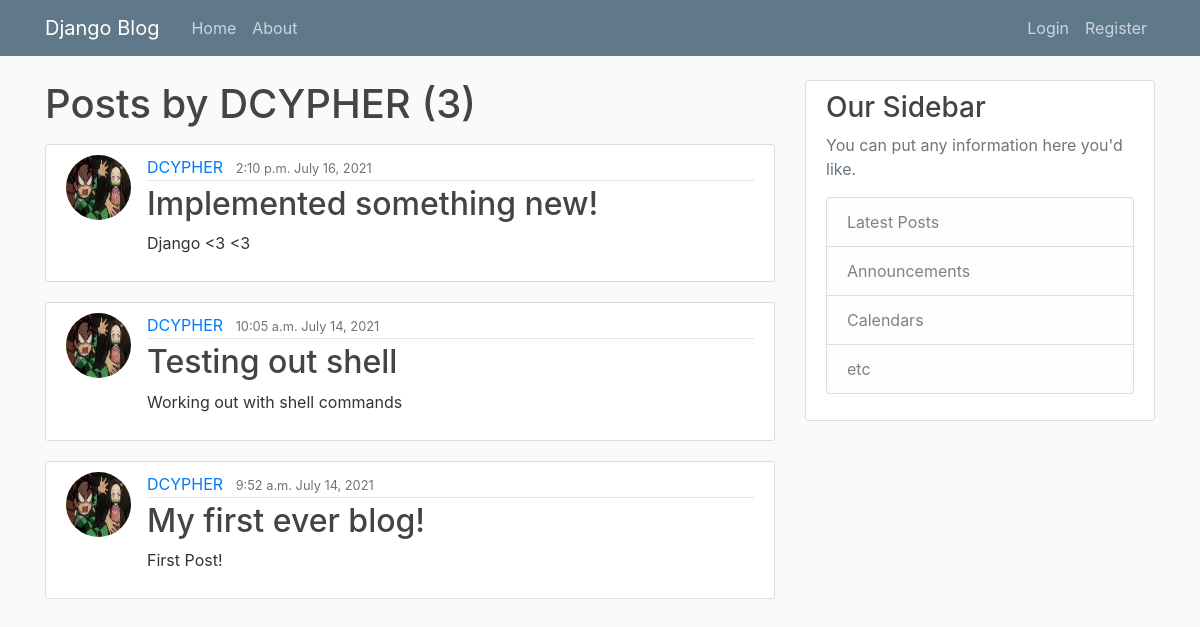
The page /user/DCYPHER on the database its author committed.
### blog/models.py (models this page shows, shortened)
class Post(models.Model):
    title = models.CharField(max_length=100)
    content = models.TextField()
    date_posted = models.DateTimeField(default=timezone.now)
    author = models.ForeignKey(User, on_delete=models.CASCADE)
    last_modified = models.DateTimeField(auto_now=True)

### users/models.py (models this page shows, shortened)
class Profile(models.Model):
    user = models.OneToOneField(User, on_delete=models.CASCADE)
    image = models.ImageField(default='default.jpg', upload_to='profile_pics')

### blog/views.py (the view)
# urls.py: path('user/<str:username>', UserPostListView.as_view(), name='user-posts'),
class UserPostListView(ListView):
    model = Post
    template_name = 'blog/user_posts.html'
    context_object_name = 'posts'
    paginate_by = 5
    def get_queryset(self):
        user = get_object_or_404(User, username=self.kwargs.get('username'))
        return Post.objects.filter(author=user).order_by('-date_posted')

### blog/templates/blog/user_posts.html (shortened to what this page needs)
{%extends "blog/base.html"%}
{%block content%}
    <h1 class="mb-3">Posts by {{ view.kwargs.username }} ({{ page_obj.paginator.count }}) </h1>
    {% for post in posts %}
        <article class="media content-section">
            <img class ="rounded-circle article-img" src="{{ post.author.profile.image.url}}">
            <div class="media-body">
                <div class="article-metadata">
                <a class="mr-2" href="{%url 'user-posts' post.author.username%}">{{ post.author }}</a>
                <small class="text-muted">{{ post.date_posted|date:"P F d, Y" }}</small>
                </div>
                <h2><a class="article-title" href="{%url 'post-detail' post.id%}">{{ post.title }}</a></h2>
                <p class="article-content">{{ post.content }}</p>
            </div>
        </article>
    {% endfor %}
{%endblock content%}

### blog/static/blog/main.css (style rules this page uses)
body { background: #fafafa; color: #333333; margin-top: 5rem; }
h1, h2, h3, h4, h5, h6 { color: #444444; }
.content-section { background: #ffffff; padding: 10px 20px; border: 1px solid #dddddd; border-radius: 3px; margin-bottom: 20px; }
.article-title { color: #444444; }
.article-content { white-space: pre-line; }
.article-img { height: 65px; width: 65px; margin-right: 16px; }
.article-metadata { padding-bottom: 1px; margin-bottom: 4px; border-bottom: 1px solid #e3e3e3 }

### rows shown on the page
Post: author.profile.image (picture), author "DCYPHER", date_posted "2:10 p.m. July 16, 2021", title "Implemented something new!", content "Django <3 <3"
Post: author.profile.image (picture), author "DCYPHER", date_posted "10:05 a.m. July 14, 2021", title "Testing out shell", content "Working out with shell commands"
Post: author.profile.image (picture), author "DCYPHER", date_posted "9:52 a.m. July 14, 2021", title "My first ever blog!", content "First Post!"

### other values the page prints
{{ view.kwargs.username }} "DCYPHER"
{{ page_obj.paginator.count }} "3"
